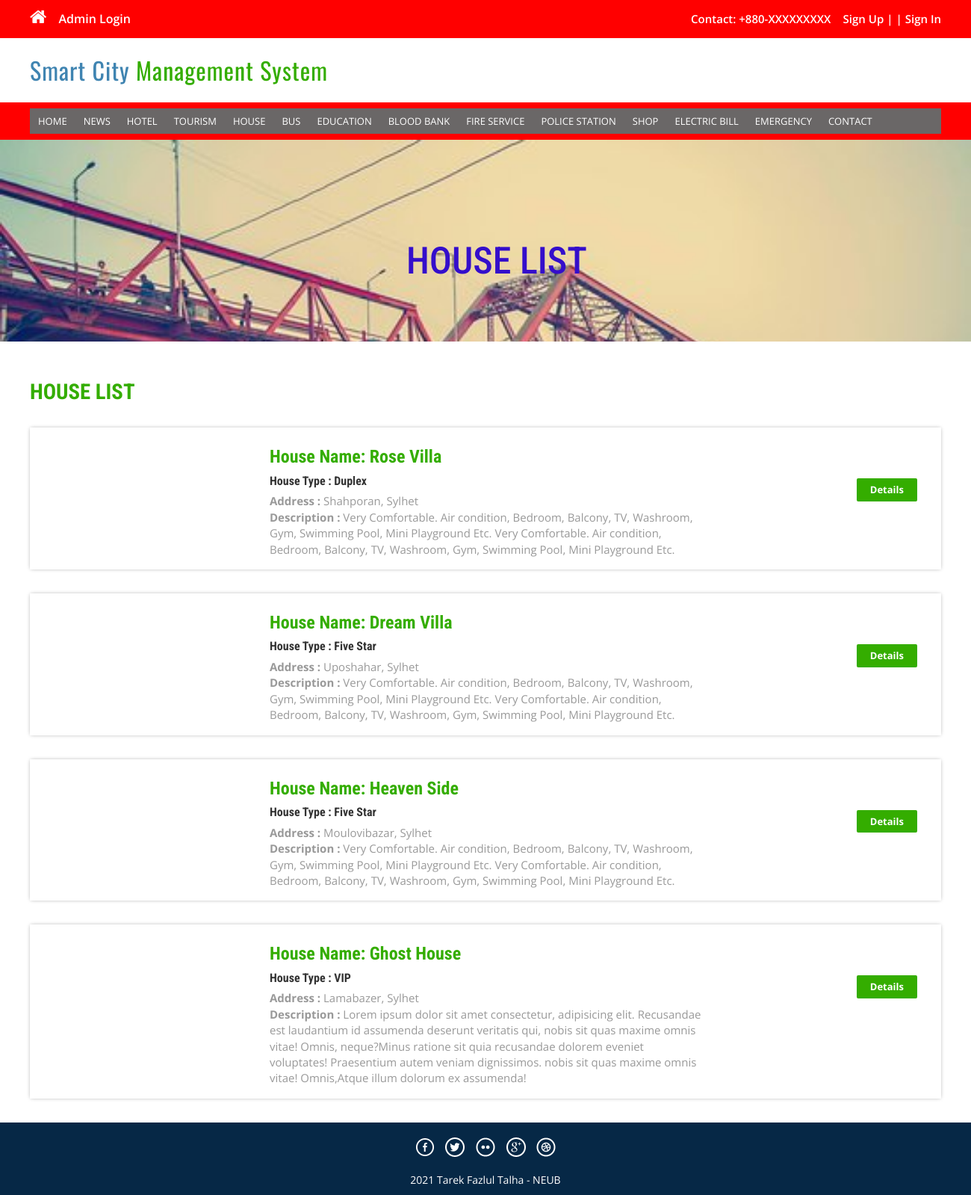
The page /house.php on the database its author committed.
### tables this page shows
CREATE TABLE `tblhouse` (
  `HouseId` int(11) NOT NULL,
  `HouseName` varchar(200) NOT NULL,
  `HouseType` varchar(150) NOT NULL,
  `HouseLocation` varchar(100) NOT NULL,
  `Bedroom` float NOT NULL,
  `Kitchen` float NOT NULL,
  `Bathroom` float NOT NULL,
  `Price` float NOT NULL,
  `HouseDetails` mediumtext NOT NULL,
  `HouseImage` varchar(100) NOT NULL,
  `Creationdate` timestamp NOT NULL DEFAULT current_timestamp(),
  `UpdationDate` timestamp NULL DEFAULT '0000-00-00 00:00:00' ON UPDATE current_timestamp()
);

### house.php (the view, shortened to what this page needs)
<?php
include('includes/config.php');
?>
<!DOCTYPE HTML>
<html>
<head>
<link href="css/bootstrap.css" rel='stylesheet' type='text/css' />
<link href="css/style.css" rel='stylesheet' type='text/css' />
<link href="css/font-awesome.css" rel="stylesheet">
<link href="css/animate.css" rel="stylesheet" type="text/css" media="all">
</head>
<body>
<?php include('includes/header.php');?>
<div class="banner-3">
	<div class="container">
		<h1 class="wow zoomIn animated animated" data-wow-delay=".5s" style="visibility: visible; animation-delay: 0.5s; animation-name: zoomIn;">HOUSE LIST</h1>
	</div>
</div>
<div class="rooms">
	<div class="container">
		<div class="room-bottom">
			<h3>HOUSE LIST</h3>
<?php $sql = "SELECT * from tblHouse";
$query = $dbh->prepare($sql);
$query->execute();
$results=$query->fetchAll(PDO::FETCH_OBJ);
if($query->rowCount() > 0)
{
foreach($results as $result)
{	?>
			<div class="rom-btm">
				<div class="col-md-3 room-left wow fadeInLeft animated" data-wow-delay=".5s">
				</div>
				<div class="col-md-6 room-midle wow fadeInUp animated" data-wow-delay=".5s">
					<h4>House Name: <?php echo htmlentities($result->HouseName);?></h4>
					<h6>House Type : <?php echo htmlentities($result->HouseType);?></h6>
					<p><b>Address :</b> <?php echo htmlentities($result->HouseLocation);?></p>
					<p><b>Description :</b> <?php echo htmlentities($result->HouseDetails);?></p>
				</div>
				<div class="col-md-3 room-right wow fadeInRight animated" data-wow-delay=".5s">
					<a href="house-details.php?pkgid=<?php echo htmlentities($result->HouseId);?>" class="view">Details</a>
				</div>
				<div class="clearfix"></div>
			</div>
<?php }} ?>
		</div>
	</div>
</div>
<?php include('includes/footer.php');?>
</body>
</html>

### css/style.css (style rules this page uses)
html, body { font-size: 100%; background: #fff; font-family: 'Open Sans', sans-serif; }
body a,.grid_1,plan_1,plan_1.one,plan_1.two,i.icon1, i.icon2, i.icon3, i.icon4, i.icon5, i.icon6 { transition:0.5s all; -webkit-transition:0.5s all; -moz-transition:0.5s all; -o-transition:0.5s all; -ms-transition:0.5s all; }
h1,h2,h3,h4,h5,h6 { padding:0px; font-family: 'Roboto Condensed', sans-serif; }
p { margin:0; }
a.view { padding: 6px 18px; font-weight: 700; color: #fff; background-color: #34ad00; border: 0; font-size: 13px; border-radius: 2px; -webkit-transition: all .2s; -moz-transition: all .2s; transition: all .2s; margin-top: 20px; display: inline-block; }
.banner-3 { background: url(../images/06.jpg)no-repeat; background-size: cover; -webkit-background-size: cover; -o-background-size: cover; -ms-background-size: cover; -moz-background-size: cover; padding: 40px; min-height:200px; }
.banner-3 h1 { font-size: 50px; margin-bottom: 40px; padding: 1.5em 0 0; text-align: center; color: #340ecb; }
.rom-btm { margin-top: 2em; box-shadow: 0px 0px 5px -1px rgba(0, 0, 0, 0.37); }
.room-bottom h3 { font-size: 1.8em; font-weight: 700; color: #34ad00; }
.room-bottom { padding: 2em 0; }
.rom-btm h4 { font-size: 1.5em; font-weight: 700; color: #34ad00; }
.rom-btm p { font-size: 15px; color: #999; }
.rom-btm h6 { font-size: 1em; font-weight: 700; margin: 0.5em 0; }
.room-right { text-align: right; padding: 3em 2em; }
.room-midle { padding: 1em; }

### rows shown on the page
tblhouse: HouseName "Rose Villa", HouseType "Duplex", HouseLocation "Shahporan, Sylhet", HouseDetails "Very Comfortable. Air condition, Bedroom, Balcony, TV, Washroom, Gym, Swimming Pool, Mini Playground Etc. Very Comfortable. Air condition, Bedroom, Balcony, TV, Washroom, Gym, Swimming Pool, Mini Playground Etc."
tblhouse: HouseName "Dream Villa", HouseType "Five Star", HouseLocation "Uposhahar, Sylhet", HouseDetails "Very Comfortable. Air condition, Bedroom, Balcony, TV, Washroom, Gym, Swimming Pool, Mini Playground Etc. Very Comfortable. Air condition, Bedroom, Balcony, TV, Washroom, Gym, Swimming Pool, Mini Playground Etc."
tblhouse: HouseName "Heaven Side", HouseType "Five Star", HouseLocation "Moulovibazar, Sylhet", HouseDetails "Very Comfortable. Air condition, Bedroom, Balcony, TV, Washroom, Gym, Swimming Pool, Mini Playground Etc. Very Comfortable. Air condition, Bedroom, Balcony, TV, Washroom, Gym, Swimming Pool, Mini Playground Etc."
tblhouse: HouseName "Ghost House", HouseType "VIP", HouseLocation "Lamabazer, Sylhet", HouseDetails "Lorem ipsum dolor sit amet consectetur, adipisicing elit. Recusandae est laudantium id assumenda deserunt veritatis qui, nobis sit quas maxime omnis vitae! Omnis, neque?Minus ratione sit quia recusandae dolorem eveniet voluptates! Praesentium autem veniam dignissimos. nobis sit quas maxime omnis vitae! Omnis,Atque illum dolorum ex assumenda!"
